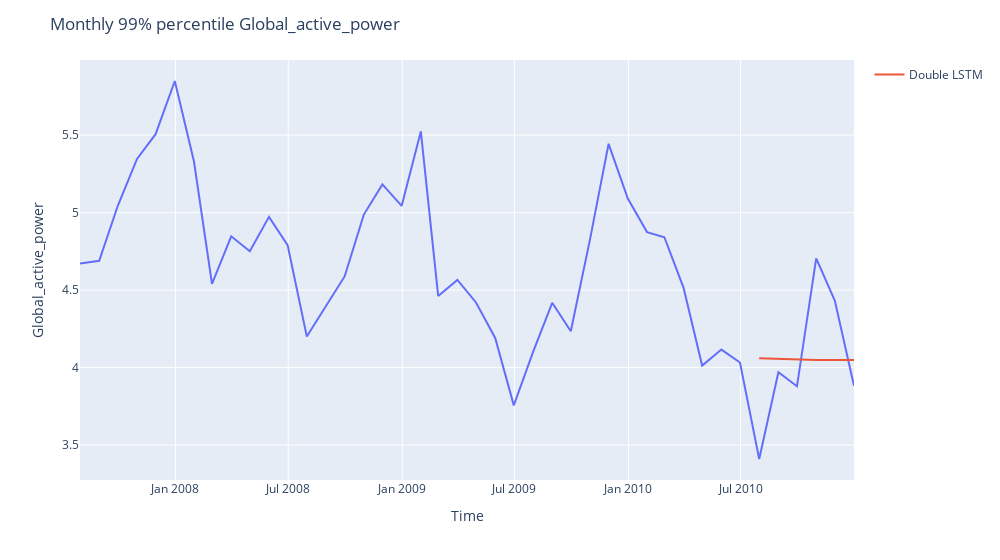

Here is the notebook cell this chart was saved with:
### Code cell
figure = px.line(x=df_monthly.index, y=df_monthly[var])
figure.add_scatter(x=y_true.index, y=y_pred_2lstm, mode="lines", name="Double LSTM")
figure.update_layout(
    title=f"Monthly 99% percentile {var}",
    width=1000,
    xaxis_title="Time",
    yaxis_title=f"{var}",
)
figure.show()

### Figure 1 — Plotly figure (JSON) as saved in the notebook; plotly's stock layout.template omitted (floating-point values rounded to 4 significant figures)
{"data": [{"hovertemplate": "x=%{x}<br>y=%{y}<extra></extra>", "legendgroup": "", "line": {"color": "#636efa", "dash": "solid"}, "marker": {"symbol": "circle"}, "mode": "lines", "name": "", "orientation": "v", "showlegend": false, "x": ["2007-07-31T00:00:00", "2007-08-31T00:00:00", "2007-09-30T00:00:00", "2007-10-31T00:00:00", "2007-11-30T00:00:00", "2007-12-31T00:00:00", "2008-01-31T00:00:00", "2008-02-29T00:00:00", "2008-03-31T00:00:00", "2008-04-30T00:00:00", "2008-05-31T00:00:00", "2008-06-30T00:00:00", "2008-07-31T00:00:00", "2008-08-31T00:00:00", "2008-09-30T00:00:00", "2008-10-31T00:00:00", "2008-11-30T00:00:00", "2008-12-31T00:00:00", "2009-01-31T00:00:00", "2009-02-28T00:00:00", "2009-03-31T00:00:00", "2009-04-30T00:00:00", "2009-05-31T00:00:00", "2009-06-30T00:00:00", "2009-07-31T00:00:00", "2009-08-31T00:00:00", "2009-09-30T00:00:00", "2009-10-31T00:00:00", "2009-11-30T00:00:00", "2009-12-31T00:00:00", "2010-01-31T00:00:00", "2010-02-28T00:00:00", "2010-03-31T00:00:00", "2010-04-30T00:00:00", "2010-05-31T00:00:00", "2010-06-30T00:00:00", "2010-07-31T00:00:00", "2010-08-31T00:00:00", "2010-09-30T00:00:00", "2010-10-31T00:00:00", "2010-11-30T00:00:00", "2010-12-31T00:00:00"], "xaxis": "x", "y": [4.671, 4.689, 5.044, 5.346, 5.506, 5.849, 5.328, 4.54, 4.847, 4.75, 4.972, 4.79, 4.2, 4.4, 4.588, 4.987, 5.182, 5.043, 5.524, 4.462, 4.566, 4.42, 4.191, 3.756, 4.1, 4.418, 4.234, 4.827, 5.444, 5.09, 4.874, 4.841, 4.514, 4.013, 4.116, 4.033, 3.41, 3.97, 3.879, 4.704, 4.432, 3.882], "yaxis": "y", "type": "scatter"}, {"mode": "lines", "name": "Double LSTM", "x": ["2010-07-31T00:00:00", "2010-08-31T00:00:00", "2010-09-30T00:00:00", "2010-10-31T00:00:00", "2010-11-30T00:00:00", "2010-12-31T00:00:00"], "y": [4.06, 4.056, 4.052, 4.048, 4.049, 4.049], "type": "scatter"}], "layout": {"xaxis": {"anchor": "y", "domain": [0.0, 1.0], "title": {"text": "Time"}}, "yaxis": {"anchor": "x", "domain": [0.0, 1.0], "title": {"text": "Global_active_power"}}, "legend": {"tracegroupgap": 0}, "margin": {"t": 60}, "title": {"text": "Monthly 99% percentile Global_active_power"}, "width": 1000}}
